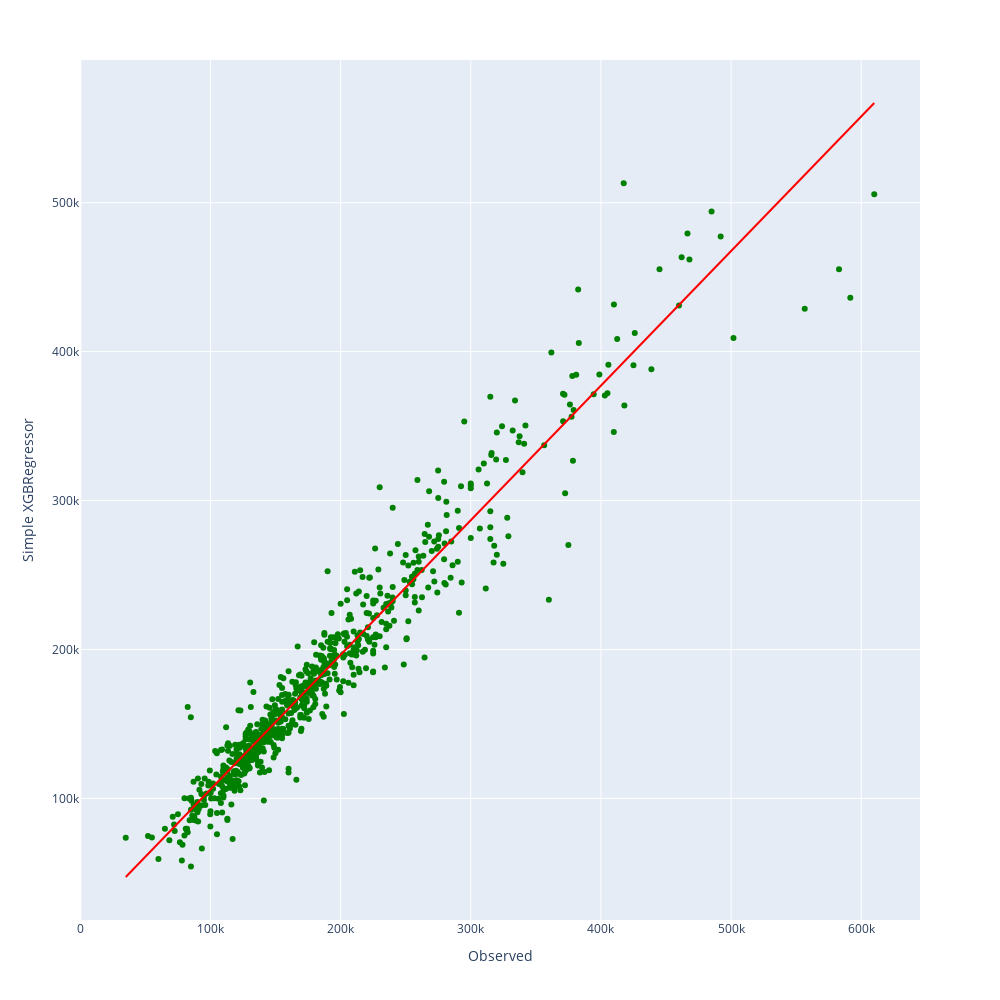

The notebook cell this image was saved under:
### Code cell
fig =px.scatter(results, x="Observed", y="Simple XGBRegressor", hover_data=["id"],color_discrete_sequence=['green'],trendline="ols",trendline_color_override='red',height=1000, width=1000)
fig.show()

### Figure 1 — Plotly figure (JSON) as saved in the notebook; plotly's stock layout.template omitted (floating-point values rounded to 4 significant figures; data arrays with more than 128 entries replaced by an {"elided": "..."} marker saying what was removed)
{"data": [{"customdata": {"elided": "733x1 int values"}, "hovertemplate": "Observed=%{x}<br>Simple XGBRegressor=%{y}<br>id=%{customdata[0]}<extra></extra>", "legendgroup": "", "marker": {"color": "green", "symbol": "circle"}, "mode": "markers", "name": "", "orientation": "v", "showlegend": false, "type": "scatter", "x": {"elided": "733 int values"}, "xaxis": "x", "y": {"elided": "733 float values"}, "yaxis": "y"}, {"hovertemplate": "<b>OLS trendline</b><br>Simple XGBRegressor = 0.903612 * Observed + 15706.7<br>R<sup>2</sup>=0.930864<br><br>Observed=%{x}<br>Simple XGBRegressor=%{y} <b>(trend)</b><extra></extra>", "legendgroup": "", "line": {"color": "red"}, "marker": {"color": "green", "symbol": "circle"}, "mode": "lines", "name": "", "showlegend": false, "type": "scatter", "x": {"elided": "733 int values"}, "xaxis": "x", "y": {"elided": "733 float values"}, "yaxis": "y"}], "layout": {"height": 1000, "legend": {"tracegroupgap": 0}, "margin": {"t": 60}, "width": 1000, "xaxis": {"anchor": "y", "domain": [0, 1], "title": {"text": "Observed"}}, "yaxis": {"anchor": "x", "domain": [0, 1], "title": {"text": "Simple XGBRegressor"}}}}
